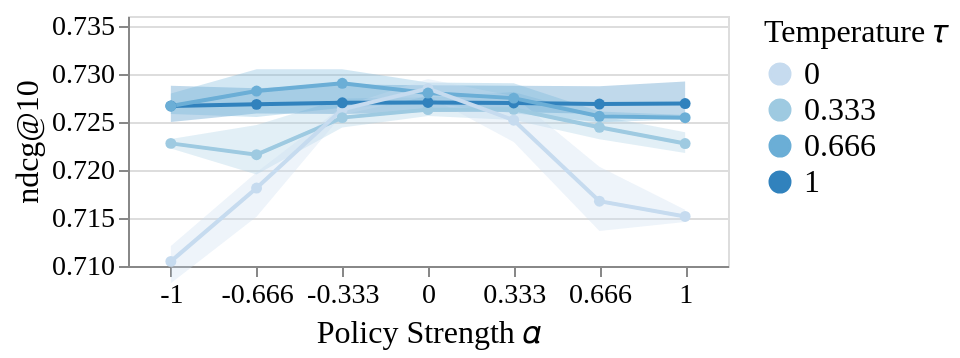

Notebook code for this chart:
### Code cell
width=300
height=125
color="blue"

scheme = {
    "blue": ["#C6DBEF", "#9ECAE1", "#6BAED6", "#3182BD", "#636363"],
    "green": ["#C7E9C0", "#A1D99B", "#74C476", "#31A354", "#636363"],
    "orange": ["#FDD0A2", "#FD8D3C", "#FD8D3C", "#E6550E", "#636363"],
}[color]

base = alt.Chart(df, width=width, height=height).encode(
    x=alt.X("policy_strength:N", title="Policy Strength 𝛼").axis(labelAngle=0),
)

line = base.mark_line(point=True, opacity=1).encode(
    y=alt.Y("mean(ndcg@10):Q").scale(zero=False),
    color=alt.Color("policy_temperature:O", title="Temperature 𝜏"),
)

ci = base.mark_errorband(extent="ci").encode(
    y=alt.Y("ndcg@10:Q").scale(zero=False).scale(domain=(0.71, 0.735)),
    color=alt.Color("policy_temperature:O").scale(range=scheme)
)

(ci + line)
